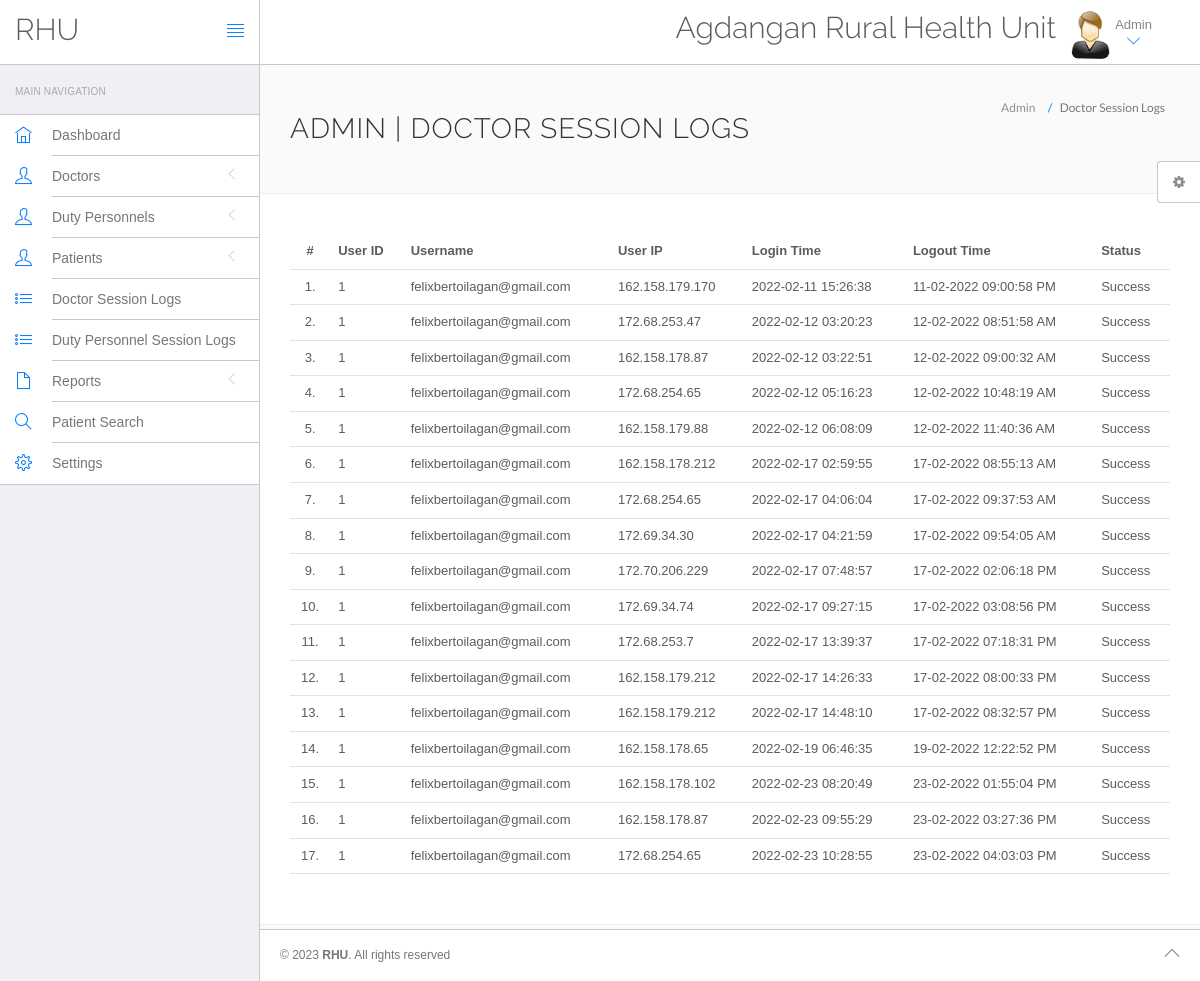
/admin/doctor-logs.php (signed in), run on the app's committed database.
### tables this page shows
CREATE TABLE `settings` (
  `id` int(11) NOT NULL,
  `HealthCenter` varchar(200) DEFAULT NULL,
  `Address` varchar(200) DEFAULT NULL,
  `ContactNo` varchar(12) DEFAULT NULL,
  `EmailAdd` mediumtext DEFAULT NULL,
  `OpeningHour` varchar(200) DEFAULT NULL,
  `Doctor` mediumtext DEFAULT NULL,
  `About` mediumtext DEFAULT NULL,
  `Map` longtext DEFAULT NULL
);

CREATE TABLE `doctorslog` (
  `id` int(11) NOT NULL,
  `uid` int(11) DEFAULT NULL,
  `username` varchar(255) DEFAULT NULL,
  `userip` binary(16) DEFAULT NULL,
  `loginTime` timestamp NULL DEFAULT current_timestamp(),
  `logout` varchar(255) DEFAULT NULL,
  `status` int(11) DEFAULT NULL
);

### admin/doctor-logs.php (the view, shortened to what this page needs)
<?php
include('include/config.php');
?>
<!DOCTYPE html>
<html lang="en">
	<head>
		<link rel="stylesheet" href="vendor/bootstrap/css/bootstrap.min.css">
		<link rel="stylesheet" href="vendor/fontawesome/css/font-awesome.min.css">
		<link rel="stylesheet" href="vendor/themify-icons/themify-icons.min.css">
		<link href="vendor/animate.css/animate.min.css" rel="stylesheet" media="screen">
		<link href="vendor/perfect-scrollbar/perfect-scrollbar.min.css" rel="stylesheet" media="screen">
		<link href="vendor/switchery/switchery.min.css" rel="stylesheet" media="screen">
		<link href="vendor/bootstrap-touchspin/jquery.bootstrap-touchspin.min.css" rel="stylesheet" media="screen">
		<link href="vendor/select2/select2.min.css" rel="stylesheet" media="screen">
		<link href="vendor/bootstrap-datepicker/bootstrap-datepicker3.standalone.min.css" rel="stylesheet" media="screen">
		<link href="vendor/bootstrap-timepicker/bootstrap-timepicker.min.css" rel="stylesheet" media="screen">
		<link rel="stylesheet" href="assets/css/styles.css">
		<link rel="stylesheet" href="assets/css/plugins.css">
		<link rel="stylesheet" href="assets/css/themes/theme-1.css" id="skin_color" />
	</head>
	<body>
		<div id="app">
<?php include('include/sidebar.php');?>
			<div class="app-content">
					<?php include('include/header.php');?>
				<div class="main-content" >
					<div class="wrap-content container" id="container">
						<section id="page-title">
							<div class="row">
								<div class="col-sm-8">
									<h1 class="mainTitle">Admin  | Doctor Session Logs</h1>
																	</div>
								<ol class="breadcrumb">
									<li>
										<span>Admin </span>
									</li>
									<li class="active">
										<span>Doctor Session Logs</span>
									</li>
								</ol>
							</div>
						</section>
						<div class="container-fluid container-fullw bg-white">
									<div class="row">
								<div class="col-md-12">
									<table class="table table-hover" id="sample-table-1">
										<thead>
											<tr>
												<th class="center">#</th>
												<th>User ID</th>
												<th>Username</th>
												<th>User IP</th>
												<th>Login Time</th>
												<th>Logout Time </th>
												<th> Status </th>
											</tr>
										</thead>
										<tbody>
<?php
$sql=mysqli_query($con,"select * from doctorslog  ");
$cnt=1;
while($row=mysqli_fetch_array($sql))
{
?>
											<tr>
												<td class="center"><?php echo $cnt;?>.</td>
												<td><?php echo $row['uid'];?></td>
												<td><?php echo $row['username'];?></td>
												<td><?php echo $row['userip'];?></td>
												<td><?php echo $row['loginTime'];?></td>
												<td><?php echo $row['logout'];?>
												</td>
												<td>
<?php if($row['status']==1)
{
	echo "Success";
}
else
{
	echo "Failed";
}?>
</td>
											</tr>
											<?php
$cnt=$cnt+1;
											 }?>
										</tbody>
									</table>
								</div>
							</div>
								</div>
					</div>
				</div>
			</div>
	<?php include('include/footer.php');?>
	<?php include('include/setting.php');?>
		</div>
	</body>
</html>

### admin/include/sidebar.php (shortened to what this page needs)
<div class="sidebar app-aside" id="sidebar">
				<div class="sidebar-container perfect-scrollbar">
<nav>
						<div class="navbar-title">
							<span>Main Navigation</span>
						</div>
						<ul class="main-navigation-menu">
							<li>
								<a href="dashboard.php">
									<div class="item-content">
										<div class="item-media">
											<i class="ti-home"></i>
										</div>
										<div class="item-inner">
											<span class="title"> Dashboard </span>
										</div>
									</div>
								</a>
							</li>
							<li>
								<a href="javascript:void(0)">
									<div class="item-content">
										<div class="item-media">
											<i class="ti-user"></i>
										</div>
										<div class="item-inner">
											<span class="title"> Doctors </span><i class="icon-arrow"></i>
										</div>
									</div>
								</a>
							</li>
							<li>
								<a href="javascript:void(0)">
									<div class="item-content">
										<div class="item-media">
											<i class="ti-user"></i>
										</div>
										<div class="item-inner">
											<span class="title"> Duty Personnels </span><i class="icon-arrow"></i>
										</div>
									</div>
								</a>
								</li>
								<li>
								<a href="javascript:void(0)">
									<div class="item-content">
										<div class="item-media">
											<i class="ti-user"></i>
										</div>
										<div class="item-inner">
											<span class="title"> Patients </span><i class="icon-arrow"></i>
										</div>
									</div>
								</a>
								</li>
							<li>
								<a href="doctor-logs.php">
									<div class="item-content">
										<div class="item-media">
											<i class="ti-list"></i>
										</div>
										<div class="item-inner">
											<span class="title"> Doctor Session Logs </span>
										</div>
									</div>
								</a>
							</li>
							<li>
								<a href="dutypersonnel-logs.php">
									<div class="item-content">
										<div class="item-media">
											<i class="ti-list"></i>
										</div>
										<div class="item-inner">
											<span class="title"> Duty Personnel Session Logs </span>
										</div>
									</div>
								</a>
							</li>
				<li>
								<a href="javascript:void(0)">
									<div class="item-content">
										<div class="item-media">
											<i class="ti-file"></i>
										</div>
										<div class="item-inner">
											<span class="title"> Reports </span><i class="icon-arrow"></i>
										</div>
									</div>
								</a>
							<li>
								<a href="patient-search.php">
									<div class="item-content">
										<div class="item-media">
											<i class="ti-search"></i>
										</div>
										<div class="item-inner">
											<span class="title">Patient Search</span>
										</div>
									</div>
								</a>
							</li>
							<li>
								<a href="setting.php">
									<div class="item-content">
										<div class="item-media">
											<i class="ti-settings"></i>
										</div>
										<div class="item-inner">
											<span class="title">Settings</span>
										</div>
									</div>
								</a>
							</li>
								</li>
						</ul>
					</nav>
					</div>
			</div>

### admin/include/header.php (shortened to what this page needs)
<?php
include("include/config.php");
$val=mysqli_query($con,"select * from settings where id = 1");
while ($row_val=mysqli_fetch_array($val)) {
	$name = $row_val['HealthCenter'];
}
?>
<header class="navbar navbar-default navbar-static-top">
					<div class="navbar-header">
						<a class="navbar-brand" href="#">
							<h2 style="padding-top:20%; ">RHU</h2>
						</a>
						<a href="#" class="sidebar-toggler pull-right visible-md visible-lg" data-toggle-class="app-sidebar-closed" data-toggle-target="#app">
							<i class="ti-align-justify"></i>
						</a>
					</div>
					<div class="navbar-collapse collapse">
						<ul class="nav navbar-right">
								<li  style="padding-top:2% ">
								<h2><?php echo $name;?></h2>
							</li>
							<li class="dropdown current-user">
								<a href class="dropdown-toggle" data-toggle="dropdown">
									<img src="assets/images/images.jpg" > <span class="username">
<?php $query=mysqli_query($con,"select fullname from admin where id='".$_SESSION['id']."'");
while($row=mysqli_fetch_array($query))
{
	echo $row['fullname'];
} ?>
									<i class="ti-angle-down"></i></i></span>
								</a>
							</li>
						</ul>
					</div>
				</header>

### admin/include/footer.php
<footer>
	<div class="footer-inner">
		<div class="pull-left">
			&copy; <span class="current-year"></span><span class="text-bold text-uppercase"> RHU</span>. <span>All rights reserved</span>
		</div>
		<div class="pull-right">
			<span class="go-top"><i class="ti-angle-up"></i></span>
		</div>
	</div>
</footer>

### admin/include/setting.php (shortened to what this page needs)
<div class="settings panel panel-default hidden-xs hidden-sm" id="settings">
				<button ct-toggle="toggle" data-toggle-class="active" data-toggle-target="#settings" class="btn btn-default">
					<i class="fa fa-spin fa-gear"></i>
				</button>
			</div>

### admin/assets/css/plugins.css (style rules this page uses)
.perfect-scrollbar { overflow-y: hidden !important; }

### admin/assets/css/themes/theme-1.css (style rules this page uses)
body { background: #FAFAFA; }
header .navbar-header { background: #ffffff !important; border-right-color: #c8c7cc !important; border-bottom-color: #c8c7cc !important; }
header .navbar-header .sidebar-toggler, header .navbar-header .sidebar-mobile-toggler { color: #007aff !important; }
header .navbar-header .navbar-brand { color: #777 !important; }
header .navbar-collapse { background: #ffffff !important; border-bottom-color: #c8c7cc !important; box-shadow: none !important; }
header .navbar-collapse .navbar-right > li > a { color: #777; }
header .navbar-collapse .navbar-right > li > a i { color: #007aff !important; }
#sidebar { background: #EFEFF4 !important; }
#sidebar:before { border-right-width: "1px" !important; border-right-style: solid; border-right-color: #c8c7cc !important; }
#sidebar nav { border-right-width: "1px" !important; border-right-style: solid; border-right-color: #c8c7cc !important; }
#sidebar nav .navbar-title { color: #aaaaaa; }
#sidebar nav > ul { background: #ffffff !important; border-bottom-color: #c8c7cc !important; border-top-color: #c8c7cc !important; }
#sidebar nav > ul > li > a .item-media > i { color: #007aff !important; }
#sidebar nav > ul > li > a .item-inner { color: #777 !important; border-bottom-color: #c8c7cc; }
#app > footer { background: #ffffff !important; border-top-color: #c8c7cc !important; color: #777; }

### data on the page
settings: HealthCenter "Agdangan Rural Health Unit"
doctorslog: uid "1", username "felixbertoilagan@gmail.com", userip "162.158.179.170", loginTime "2022-02-11 15:26:38", logout "11-02-2022 09:00:58 PM", status "Success"
doctorslog: uid "1", username "felixbertoilagan@gmail.com", userip "172.68.253.47", loginTime "2022-02-12 03:20:23", logout "12-02-2022 08:51:58 AM", status "Success"
doctorslog: uid "1", username "felixbertoilagan@gmail.com", userip "162.158.178.87", loginTime "2022-02-12 03:22:51", logout "12-02-2022 09:00:32 AM", status "Success"
doctorslog: uid "1", username "felixbertoilagan@gmail.com", userip "172.68.254.65", loginTime "2022-02-12 05:16:23", logout "12-02-2022 10:48:19 AM", status "Success"
doctorslog: uid "1", username "felixbertoilagan@gmail.com", userip "162.158.179.88", loginTime "2022-02-12 06:08:09", logout "12-02-2022 11:40:36 AM", status "Success"
doctorslog: uid "1", username "felixbertoilagan@gmail.com", userip "162.158.178.212", loginTime "2022-02-17 02:59:55", logout "17-02-2022 08:55:13 AM", status "Success"
doctorslog: uid "1", username "felixbertoilagan@gmail.com", userip "172.68.254.65", loginTime "2022-02-17 04:06:04", logout "17-02-2022 09:37:53 AM", status "Success"
doctorslog: uid "1", username "felixbertoilagan@gmail.com", userip "172.69.34.30", loginTime "2022-02-17 04:21:59", logout "17-02-2022 09:54:05 AM", status "Success"
doctorslog: uid "1", username "felixbertoilagan@gmail.com", userip "172.70.206.229", loginTime "2022-02-17 07:48:57", logout "17-02-2022 02:06:18 PM", status "Success"
doctorslog: uid "1", username "felixbertoilagan@gmail.com", userip "172.69.34.74", loginTime "2022-02-17 09:27:15", logout "17-02-2022 03:08:56 PM", status "Success"
doctorslog: uid "1", username "felixbertoilagan@gmail.com", userip "172.68.253.7", loginTime "2022-02-17 13:39:37", logout "17-02-2022 07:18:31 PM", status "Success"
doctorslog: uid "1", username "felixbertoilagan@gmail.com", userip "162.158.179.212", loginTime "2022-02-17 14:26:33", logout "17-02-2022 08:00:33 PM", status "Success"
doctorslog: uid "1", username "felixbertoilagan@gmail.com", userip "162.158.179.212", loginTime "2022-02-17 14:48:10", logout "17-02-2022 08:32:57 PM", status "Success"
doctorslog: uid "1", username "felixbertoilagan@gmail.com", userip "162.158.178.65", loginTime "2022-02-19 06:46:35", logout "19-02-2022 12:22:52 PM", status "Success"
doctorslog: uid "1", username "felixbertoilagan@gmail.com", userip "162.158.178.102", loginTime "2022-02-23 08:20:49", logout "23-02-2022 01:55:04 PM", status "Success"
doctorslog: uid "1", username "felixbertoilagan@gmail.com", userip "162.158.178.87", loginTime "2022-02-23 09:55:29", logout "23-02-2022 03:27:36 PM", status "Success"
doctorslog: uid "1", username "felixbertoilagan@gmail.com", userip "172.68.254.65", loginTime "2022-02-23 10:28:55", logout "23-02-2022 04:03:03 PM", status "Success"

### other printed values
$row['fullname'] "Admin"
